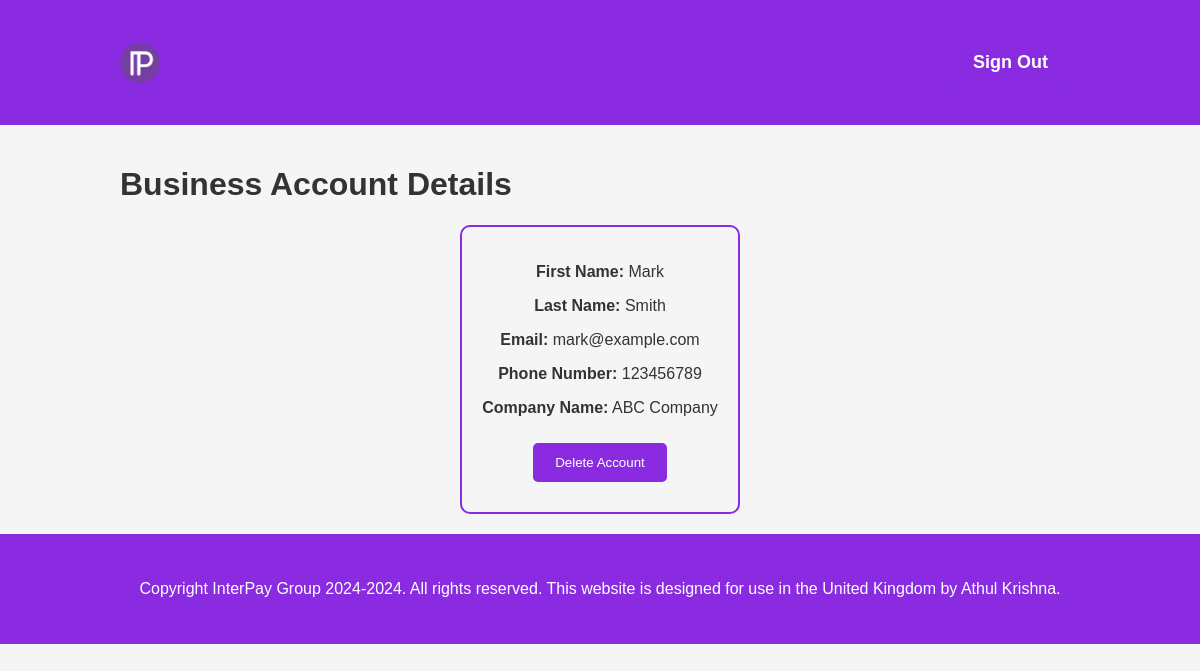
The app's page /LoginBusinessAccountView.php (signed in) with its own data.
### tables this page shows
CREATE TABLE Business_User (
    emp_id INTEGER PRIMARY KEY,
    comp_id INTEGER NOT NULL,
    b_fname CHAR(50) NOT NULL,
    b_lname CHAR(50) NOT NULL,
    contact_email VARCHAR(50),
    contact_phone VARCHAR(20)
, username VARCHAR(50), password VARCHAR(255));

CREATE TABLE Company (
    comp_id INTEGER PRIMARY KEY,
    comp_name CHAR(50) NOT NULL
);

### LoginBusinessAccountView.php (the view, shortened to what this page needs)
<?php
include ("db_conn.php");
$username = $_SESSION['username'];
$query = "SELECT bu.b_fname, bu.b_lname, bu.contact_email, bu.contact_phone, c.comp_name
          FROM Business_User bu
          JOIN Company c ON bu.comp_id = c.comp_id
          WHERE bu.username = ?";
$statement = $conn->prepare($query);
$statement->execute([$username]);
$user = $statement->fetch();
?>
<!DOCTYPE html>
<html lang="en">
<head>
    <link rel="stylesheet" type="text/css" href="styles.css">
</head>
<body>
    <?php include ("NavBar2.php"); ?>
    <div class="container">
        <h1>Business Account Details</h1>
        <center>
            <div class="button-group">
                <p><b>First Name:</b> <?php echo $user['b_fname']; ?></p>
                <p><b>Last Name:</b> <?php echo $user['b_lname']; ?></p>
                <p><b>Email:</b> <?php echo $user['contact_email']; ?></p>
                <p><b>Phone Number:</b> <?php echo $user['contact_phone']; ?></p>
                <p><b>Company Name:</b> <?php echo $user['comp_name']; ?></p>
                <form method="post">
                    <button type="submit" name="delete" class="btn"
                        onclick="return confirm('Are you sure you want to delete your account?')">Delete
                        Account</button>
                </form>
            </div>
        </center>
    </div>
    <?php include ("Footer.php"); ?>
</body>
</html>

### styles.css (style rules this page uses)
body { background-color: #f5f5f5; color: #333; font-family: Arial, sans-serif; margin: 0; padding: 0; }
.container { max-width: 960px; margin: 0 auto; padding: 20px; }
.btn { padding: 10px 20px; border: 2px solid #8a2be2; border-radius: 5px; cursor: pointer; transition: background-color 0.3s, color 0.3s; text-decoration: none; display: inline-block; margin: 10px; }
.button-group { border: 2px solid #8a2be2; padding: 20px; display: inline-block; border-radius: 10px; }
.btn-login, .btn-signup, .btn-help, .btn { background-color: #8a2be2; color: #fff; }

### records on screen
business_user: b_fname "Mark", b_lname "Smith", contact_email "mark@example.com", contact_phone "123456789", comp.comp_name "ABC Company"
